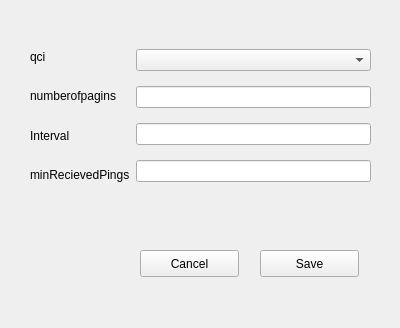
<?xml version="1.0" encoding="UTF-8"?>
<ui version="4.0">
 <class>AddPingForm</class>
 <widget class="QWidget" name="AddPingForm">
  <property name="geometry">
   <rect>
    <x>0</x>
    <y>0</y>
    <width>400</width>
    <height>328</height>
   </rect>
  </property>
  <property name="windowTitle">
   <string>Form</string>
  </property>
  <widget class="QPushButton" name="bt_cancel">
   <property name="geometry">
    <rect>
     <x>140</x>
     <y>250</y>
     <width>99</width>
     <height>27</height>
    </rect>
   </property>
   <property name="text">
    <string>Cancel</string>
   </property>
  </widget>
  <widget class="QPushButton" name="bt_save">
   <property name="geometry">
    <rect>
     <x>260</x>
     <y>250</y>
     <width>99</width>
     <height>27</height>
    </rect>
   </property>
   <property name="text">
    <string>Save</string>
   </property>
  </widget>
  <widget class="QWidget" name="layoutWidget">
   <property name="geometry">
    <rect>
     <x>30</x>
     <y>40</y>
     <width>341</width>
     <height>151</height>
    </rect>
   </property>
   <layout class="QHBoxLayout" name="horizontalLayout">
    <item>
     <layout class="QVBoxLayout" name="verticalLayout_2">
      <item>
       <widget class="QLabel" name="lbl_qci">
        <property name="text">
         <string>qci</string>
        </property>
       </widget>
      </item>
      <item>
       <widget class="QLabel" name="lbl_numberofpagins">
        <property name="text">
         <string>numberofpagins</string>
        </property>
       </widget>
      </item>
      <item>
       <widget class="QLabel" name="lbl_interval">
        <property name="text">
         <string>Interval</string>
        </property>
       </widget>
      </item>
      <item>
       <widget class="QLabel" name="lb_minRecievedPings">
        <property name="text">
         <string>minRecievedPings</string>
        </property>
       </widget>
      </item>
     </layout>
    </item>
    <item>
     <layout class="QVBoxLayout" name="verticalLayout">
      <item>
       <widget class="QComboBox" name="qciComboPing"/>
      </item>
      <item>
       <widget class="QLineEdit" name="tet_numberOfPagins"/>
      </item>
      <item>
       <widget class="QLineEdit" name="tet_interval"/>
      </item>
      <item>
       <widget class="QLineEdit" name="tet_minRecievedPings"/>
      </item>
     </layout>
    </item>
   </layout>
  </widget>
 </widget>
 <resources/>
 <connections/>
</ui>
